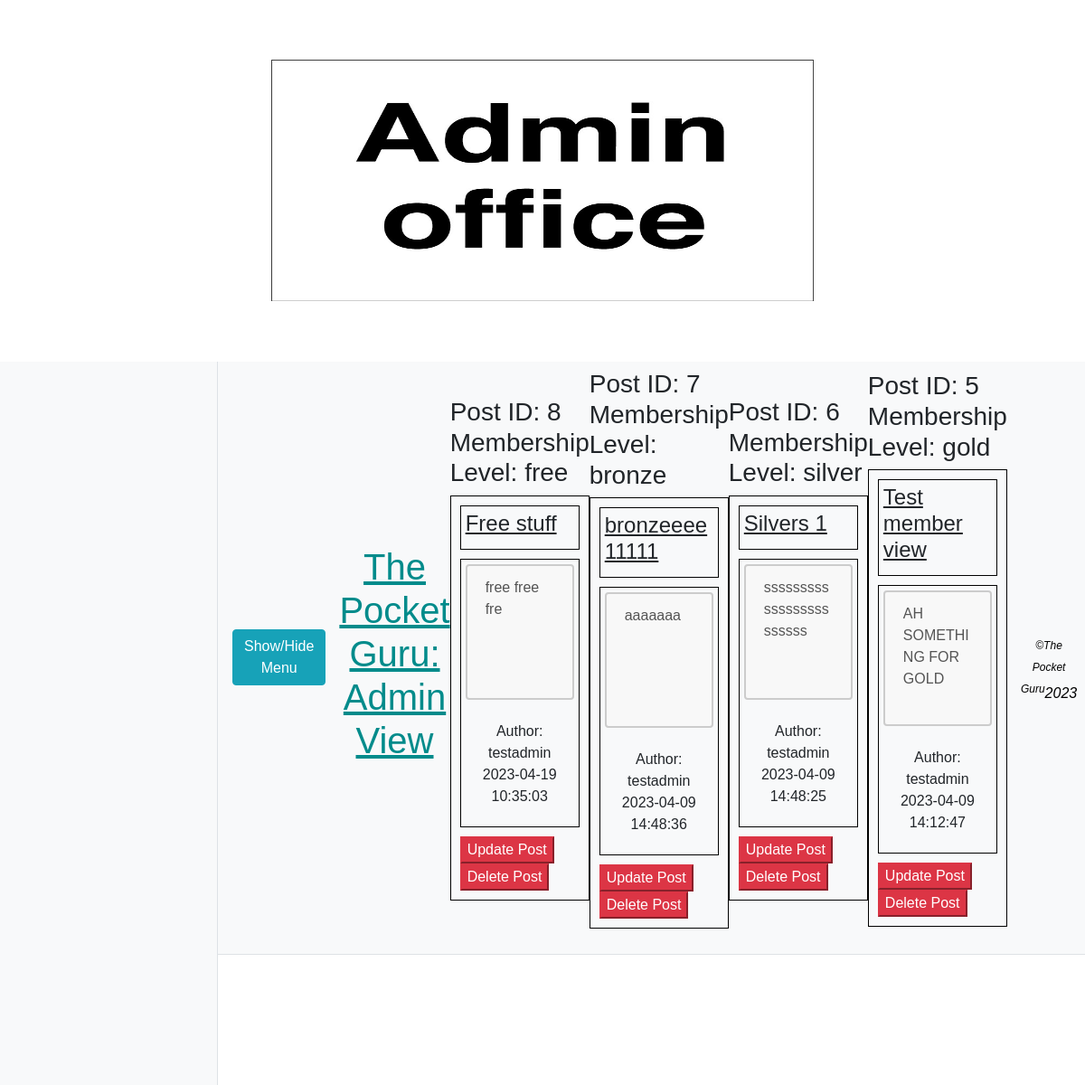
The page /admin_manage_posts.php on the database its author committed.
### tables this page shows
CREATE TABLE `posts` (
  `postId` int(11) UNSIGNED NOT NULL,
  `title` varchar(255) NOT NULL,
  `content` text NOT NULL,
  `created_at` timestamp NOT NULL DEFAULT CURRENT_TIMESTAMP,
  `userId` int(11) NOT NULL,
  `fileId` int(11) NOT NULL,
  `memberView` enum('free','bronze','silver','gold') NOT NULL
);

CREATE TABLE `users` (
  `userId` int(11) NOT NULL,
  `username` varchar(200) NOT NULL,
  `password` varchar(200) NOT NULL,
  `userRole` enum('user','admin','suspended') NOT NULL,
  `firstName` varchar(200) NOT NULL,
  `lastName` varchar(200) NOT NULL,
  `address1` varchar(200) NOT NULL,
  `address2` varchar(200) NOT NULL,
  `postCode` varchar(200) NOT NULL,
  `email` varchar(255) NOT NULL,
  `membership` enum('free','bronze','silver','gold') NOT NULL
);

### admin_manage_posts.php (the view, shortened to what this page needs)
<?php
include("./admin_header.php");
include("./connect_db.php");
?>
<?php
$stmt = $db->prepare("select * from posts, users
where posts.userId = users.userId
order by created_at DESC");
$stmt->execute();
while ($row = $stmt->fetch(PDO::FETCH_ASSOC))
{
    ?>
    <form action="./admin_post_options.php" method="POST">
    <?php
        echo "<h3 name='postId' >Post ID: " . $row['postId'] . "<br>Membership Level: " . $row['memberView'] . "</h3>";
        echo "<div style='border: 1px solid black; padding: 10px; margin-bottom: 20px;'>";
        echo "<div style='border: 1px solid black; padding: 5px; margin-bottom: 10px;'>";
        echo "<h4 id='title'><u>" . $row['title'] . "</u><h4>";
        echo "</div>";
        echo "<div style='border: 1px solid black; padding: 5px; margin-bottom: 10px;'>";
        echo "<p class='text-left' id='content'><textarea id='content' name='content' rows='10' disabled>" . $row['content'] . "</textarea></p>";
        echo "<p class='text-center' id='user.date'>Author: " . $row['username'] .  "</br>" . $row['created_at'] . "</p>";
        echo "</div>";
    ?>
        <div style="text-align: left;">
        <button class="btn-danger" name="update" type="submit">Update Post</button>
        <button class="btn-danger" name="delete" type="submit">Delete Post</button>
        </div>
    </form>
    <?php
    echo "</div>";
}
include("./footer.php");
?>

### css/simple-sidebar.css (style rules this page uses)
body { overflow-x: hidden; }

### style/mainstyle.css (style rules this page uses)
html, body { margin:0px; padding:0px; width:100%; }
body { font-family: helvetica, arial, sans-serif; }
textarea { width: 100%; height: 150px; padding: 12px 20px; box-sizing: border-box; border: 2px solid #ccc; border-radius: 4px; background-color: #f8f8f8; resize: none; }

### rows shown on the page
posts: postId "8", memberView "free", title "Free stuff", content "free free fre", userId.username "testadmin", created_at "2023-04-19 10:35:03"
posts: postId "7", memberView "bronze", title "bronzeeee 11111", content "aaaaaaa", userId.username "testadmin", created_at "2023-04-09 14:48:36"
posts: postId "6", memberView "silver", title "Silvers 1", content "ssssssssssssssssssssssss", userId.username "testadmin", created_at "2023-04-09 14:48:25"
posts: postId "5", memberView "gold", title "Test member view", content "AH SOMETHING FOR GOLD", userId.username "testadmin", created_at "2023-04-09 14:12:47"
